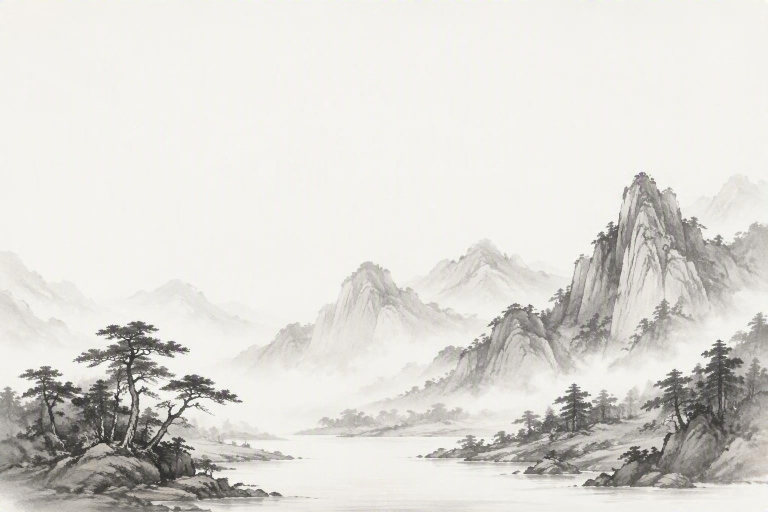
#> input picture weather-viewer/assets/sunny_source.png, 1536 x 1024 px (shown at 1/2 size)
$ python embed_weather_background.py
#> lines starting #> are read from the running program, lines starting #| are printed output that depends on the picture
"""Regenerate weather-viewer/src/weather_background_data_e1NNN.cpp for one model.

Pipeline per theme: LANCZOS upscale, Gaussian blur to melt the source into
continuous tone, unsharp mask to bring back edges, contrast auto-fix,
optional rotation or aspect-preserving crop, LANCZOS resize to the target
panel size, fade toward white so overlaid text stays legible, then
Floyd-Steinberg dither to the
model's target palette. Output is packed at the model's native bit depth
and dropped in a per-model PROGMEM cpp guarded with `#if RETERMINAL_MODEL`.

Each per-model file contains one payload array per supported theme plus a
pointer table `kThemeData[4]` indexed by the C++ `Theme` enum. On models
that only bundle the cloudy theme (E1003, E1004) every slot in the table
points at the sole cloudy payload, so the blitter can index by theme
unconditionally and callers can request any theme without a null check.

Regenerate a single model:
    python tools/embed_weather_background.py --model 1003
    python tools/embed_weather_background.py --model 1004
Regenerate everything:
    python tools/embed_weather_background.py --all
"""
from __future__ import annotations

import argparse
import os
from dataclasses import dataclass, replace
from pathlib import Path
from typing import Dict, List, Mapping, Tuple

from PIL import Image, ImageFilter, ImageOps

REPO = Path(__file__).resolve().parents[1]
ASSETS_DIR = REPO / "weather-viewer" / "assets"
OUT_DIR = REPO / "weather-viewer" / "src"

# Theme enum ordering. Matches Theme in weather_background.h - the pointer
# table emitted below is indexed directly by the enum value.
ALL_THEMES: Tuple[str, ...] = ("sunny", "cloudy", "rainy", "snowy")
CLOUDY_ONLY: Tuple[str, ...] = ("cloudy",)

# Fade the ink-wash toward white so headline text stays legible. 0.55 keeps
# ~45% of the original ink, plenty to still read as a landscape.
FADE_STRENGTH = 0.55
E1005_INK_DENSITY = 0.08
E1005_THEME_INK_DENSITY = {
    # Sunny has one concentrated dark mountain mass, so matching the other
    # themes' average ink makes it look much heavier on a one-bit panel.
    "sunny": 0.045,
}


@dataclass(frozen=True)
class ModelSpec:
    model: int
    panel_w: int       # panel size in pixels
    panel_h: int
    rotate_source: bool  # rotate the landscape artwork 90 degrees before resize
    bpp: int           # bits per pixel in the packed payload
    levels: int        # number of dither levels (2, 4, ...); must match bpp mask
    scale: int         # blitter upscale factor (1 = 1:1, 2 = nearest-neighbor 2x2)
    themes: Tuple[str, ...]  # themes bundled for this model, in any order
    out_file: str
    fade_strength: float = FADE_STRENGTH
    crop_to_panel: bool = False
    target_ink_density: float | None = None
    theme_ink_density: Mapping[str, float] | None = None

    @property
    def payload_w(self) -> int:
        return self.panel_w // self.scale

    @property
    def payload_h(self) -> int:
        return self.panel_h // self.scale

    @property
    def payload_bytes(self) -> int:
        return self.payload_w * self.payload_h * self.bpp // 8


MODELS: List[ModelSpec] = [
    # E1001 UC8179 4-gray landscape. All four themes fit comfortably.
    ModelSpec(1001, 800, 480, False, 2, 4, 1, ALL_THEMES,
              "weather_background_data_e1001.cpp"),
    # E1002 Spectra 6 landscape. 1bpp BW (Spectra 6 has no usable
    # intermediate grays for a gradient) - all four themes still small.
    ModelSpec(1002, 800, 480, False, 1, 2, 1, ALL_THEMES,
              "weather_background_data_e1002.cpp"),
    # E1003 16-gray 1872x1404. Quarter-res (scale=4, 468x351) 2bpp is
    # ~41 KB per theme, so all four fit in ~164 KB - same footprint as
    # the previous single-theme half-res payload.
    ModelSpec(1003, 1872, 1404, False, 2, 4, 4, ALL_THEMES,
              "weather_background_data_e1003.cpp"),
    # E1004 Spectra 6 1200x1600 portrait. Half-res (scale=2, 600x800)
    # 1bpp is ~60 KB per theme, so all four fit in ~240 KB - same
    # footprint as the previous single-theme full-res payload.
    ModelSpec(1004, 1200, 1600, True, 1, 2, 2, ALL_THEMES,
              "weather_background_data_e1004.cpp"),
    # E1005 SSD1677 monochrome portrait. Crop an upright 3:5 composition from
    # the landscape artwork instead of rotating the mountains on their side.
    # Normalize most themes to 8% average ink. Sunny uses less because its ink
    # is concentrated into a much darker-looking mountain mass.
    ModelSpec(1005, 480, 800, False, 1, 2, 1, ALL_THEMES,
              "weather_background_data_e1005.cpp", crop_to_panel=True,
              target_ink_density=E1005_INK_DENSITY,
              theme_ink_density=E1005_THEME_INK_DENSITY),
]


def refine(img: Image.Image, target_size: Tuple[int, int],
           fade_strength: float,
           target_ink_density: float | None = None) -> Image.Image:
    """Continuous-tone refinement + fade + resize into the target panel."""
#> called with target_size = (800, 480), fade_strength = 0.55
    w, h = img.size
#> w = 1536; h = 1024
    sup = img.resize((w * 2, h * 2), Image.LANCZOS)
    sup = sup.filter(ImageFilter.GaussianBlur(radius=1.6))
    sup = sup.filter(ImageFilter.UnsharpMask(radius=1.5, percent=45, threshold=3))
    sup = ImageOps.autocontrast(sup, cutoff=0.5)
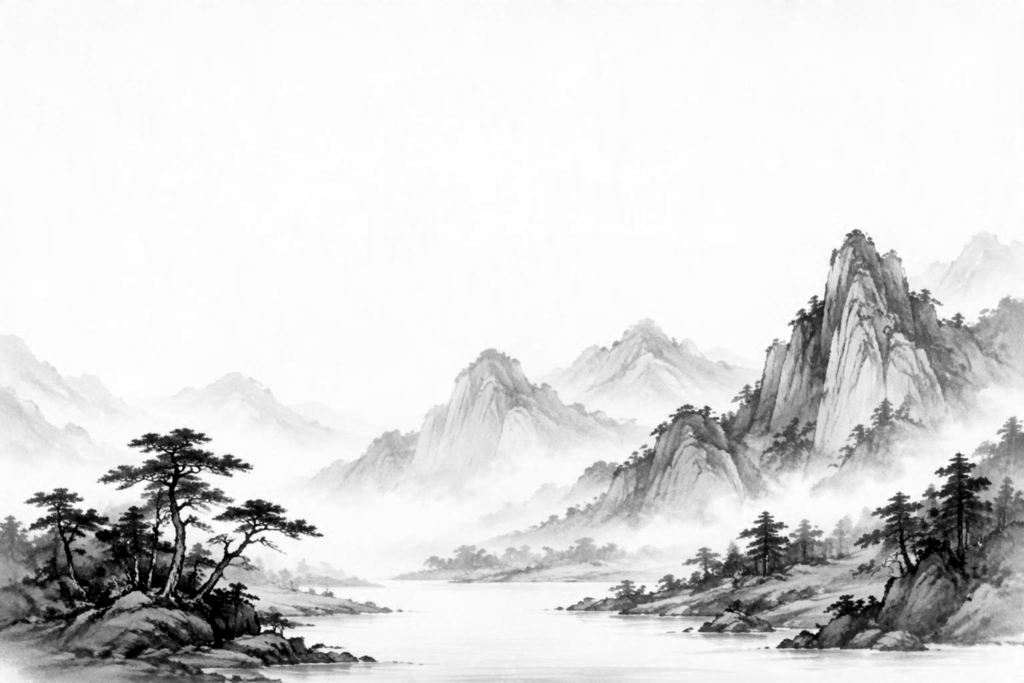
#> sup: PIL image 3072x2048 L (shown at 1/3 size); min 0, max 255, mean 218.6
    sup = sup.resize(target_size, Image.LANCZOS)
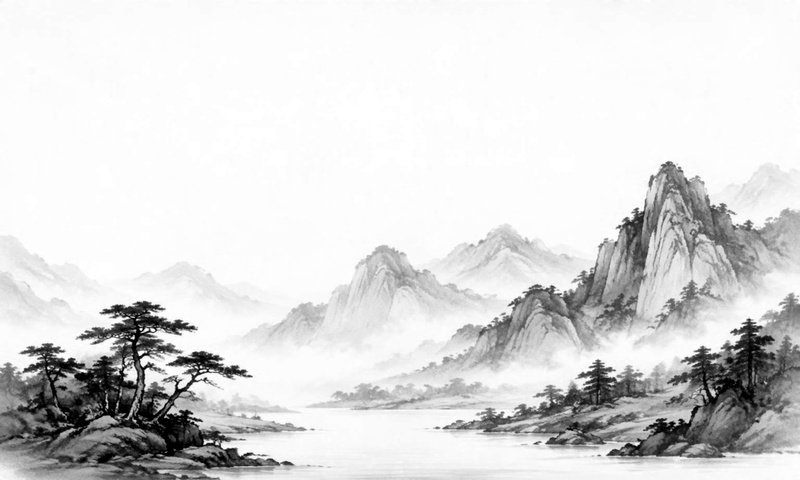
#> sup: PIL image 800x480 L; min 0, max 255, mean 218.6
    white = Image.new("L", sup.size, 255)
#> white: PIL image 800x480 L; every value is 255
    if target_ink_density is not None:
        assert 0.0 < target_ink_density < 1.0
        histogram = sup.histogram()
        mean = sum(level * count for level, count in enumerate(histogram))
        mean /= sup.width * sup.height
        target_mean = 255 * (1.0 - target_ink_density)
        if mean >= target_mean:
            return sup
        fade_strength = (target_mean - mean) / (255 - mean)
    return Image.blend(sup, white, fade_strength)
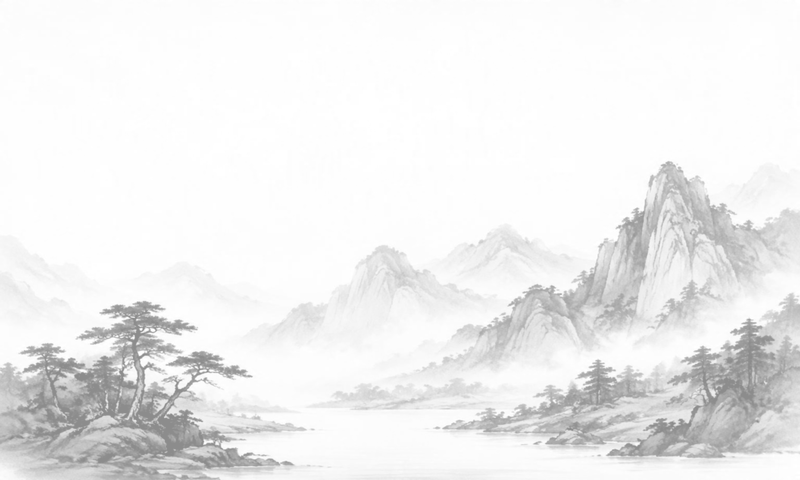
#> returned value: PIL image 800x480 L; min 140, max 255, mean 238.3


def dither_to_palette(refined: Image.Image, levels: int) -> Image.Image:
    """Floyd-Steinberg dither to `levels` evenly-spaced gray levels."""
#> called with levels = 4
    assert 2 <= levels <= 256
    palette_entries: List[int] = []
    for i in range(levels):
        v = round(i * 255 / (levels - 1)) if levels > 1 else 0
        palette_entries.extend([v, v, v])
    palette_entries += [0] * (256 * 3 - len(palette_entries))
    pal_img = Image.new("P", (1, 1))
    pal_img.putpalette(palette_entries)
    return refined.convert("RGB").quantize(
        colors=levels, palette=pal_img, dither=Image.FLOYDSTEINBERG
    )
#> returned value: PIL image 800x480 P


def crop_to_aspect(img: Image.Image,
                   target_size: Tuple[int, int]) -> Image.Image:
    """Center-crop without rotating or distorting the source composition."""
    target_w, target_h = target_size
    target_ratio = target_w / target_h
    source_ratio = img.width / img.height
    if source_ratio > target_ratio:
        crop_w = round(img.height * target_ratio)
        left = (img.width - crop_w) // 2
        return img.crop((left, 0, left + crop_w, img.height))
    if source_ratio < target_ratio:
        crop_h = round(img.width / target_ratio)
        top = (img.height - crop_h) // 2
        return img.crop((0, top, img.width, top + crop_h))
    return img


def pack(indexed: Image.Image, bpp: int) -> bytes:
    """Pack the indexed image MSB-first at `bpp` bits per pixel."""
#> called with bpp = 2
    w, h = indexed.size
#> w = 800; h = 480
    raw = list(indexed.getdata())
#> raw = 384000 items
    assert len(raw) == w * h
    pixels_per_byte = 8 // bpp
    assert w % pixels_per_byte == 0, (
        f"width {w} not a multiple of {pixels_per_byte} - refusing to pack {bpp}bpp"
    )
    mask = (1 << bpp) - 1
    out = bytearray(w * h * bpp // 8)
    idx = 0
    for i in range(0, w * h, pixels_per_byte):
        byte = 0
        for j in range(pixels_per_byte):
            shift = (pixels_per_byte - 1 - j) * bpp
            byte |= (raw[i + j] & mask) << shift
        out[idx] = byte
        idx += 1
#> after the loop, idx = 96000
    return bytes(out)


def emit_cpp(spec: ModelSpec, payloads: Dict[str, bytes], out_path: Path,
             landscape_spec: ModelSpec | None = None,
             landscape_payloads: Dict[str, bytes] | None = None) -> None:
    """Emit one .cpp per model containing every bundled theme + a pointer
    table indexed by the Theme enum.

    ``payloads`` maps theme name -> packed bytes for that theme. All bundled
    themes share the same payload size (driven by the ModelSpec), so we can
    expose a single ``kThemeDataLen`` at the top of the file.
    """
    themes_present = list(payloads.keys())
#> themes_present = ['sunny', 'cloudy', 'rainy', 'snowy']
    payload_len = len(next(iter(payloads.values())))
#> payload_len = 96000
    # Sanity: all payloads for one model are the same shape.
    assert all(len(p) == payload_len for p in payloads.values()), \
        "theme payloads for one model must be same length"

    # Fallback for slots in kThemeData[] we don't have a dedicated payload
    # for: prefer 'cloudy' when available (it reads as neutral), else the
    # first bundled theme.
    fallback_theme = "cloudy" if "cloudy" in payloads else themes_present[0]
#> fallback_theme = 'cloudy'

    lines = [
        f"// AUTO-GENERATED - weather background(s) for reTerminal E{spec.model}.",
        f"// Panel {spec.panel_w}x{spec.panel_h}"
        f" ({'portrait' if spec.panel_h > spec.panel_w else 'landscape'}),"
        f" {len(themes_present)} theme(s), each"
        f" {spec.payload_w}x{spec.payload_h}"
        f" @ {spec.bpp}bpp x{spec.scale} nearest-neighbor upscale"
        f" ({spec.levels} gray levels).",
    ]
    if landscape_spec is not None and landscape_payloads is not None:
        lines.append(
            f"// Also bundles {landscape_spec.payload_w}x"
            f"{landscape_spec.payload_h} native landscape variants.")
    lines.extend([
        "// See tools/embed_weather_background.py to regenerate.",
        "",
        f"#if defined(RETERMINAL_MODEL) && RETERMINAL_MODEL == {spec.model}",
        "",
        "#include <pgmspace.h>",
        "#include <stdint.h>",
        "#include <stddef.h>",
        "",
        "namespace weather_background {",
        "",
        f"extern const uint16_t kWidth = {spec.payload_w};",
        f"extern const uint16_t kHeight = {spec.payload_h};",
        f"extern const uint8_t  kBitsPerPixel = {spec.bpp};",
        f"extern const uint8_t  kLevels = {spec.levels};",
        f"extern const uint8_t  kScale = {spec.scale};",
        f"extern const uint8_t  kThemeCount = {len(themes_present)};",
        f"extern const size_t   kThemeDataLen = {payload_len};",
        "",
    ])
    if landscape_spec is not None and landscape_payloads is not None:
        lines.extend([
            f"extern const uint16_t kLandscapeWidth = "
            f"{landscape_spec.payload_w};",
            f"extern const uint16_t kLandscapeHeight = "
            f"{landscape_spec.payload_h};",
            f"extern const size_t kLandscapeThemeDataLen = "
            f"{len(next(iter(landscape_payloads.values())))};",
            "",
        ])
    # One PROGMEM array per bundled theme. Emitted with file-scope linkage
    # so callers only reach the payloads via the kThemeData[] table below.
    for theme, payload in payloads.items():
        cap = theme.capitalize()
        lines.append(f"static const uint8_t k{cap}[] PROGMEM = {{")
        for i in range(0, len(payload), 16):
            chunk = payload[i:i + 16]
            lines.append("  " + ", ".join(f"0x{b:02x}" for b in chunk) + ",")
        lines.append("};")
        lines.append("")
#> this loop made 4 passes
#> after the loop, lines = 24032 items

    # Pointer table indexed by the Theme enum. Themes we didn't bundle
    # redirect to the fallback so callers never see a null slot.
    entries = []
    for t in ALL_THEMES:
        name = t if t in payloads else fallback_theme
        entries.append(f"k{name.capitalize()}")
#> this loop made 4 passes
#> after the loop, entries = ['kSunny', 'kCloudy', 'kRainy', 'kSnowy']
    lines.append(
        f"extern const uint8_t* const kThemeData[{len(ALL_THEMES)}] = "
        f"{{ {', '.join(entries)} }};"
    )
    lines.append("")
    if landscape_spec is not None and landscape_payloads is not None:
        for theme, payload in landscape_payloads.items():
            cap = theme.capitalize()
            lines.append(
                f"static const uint8_t kLandscape{cap}[] PROGMEM = {{")
            for i in range(0, len(payload), 16):
                chunk = payload[i:i + 16]
                lines.append(
                    "  " + ", ".join(f"0x{b:02x}" for b in chunk) + ",")
            lines.append("};")
            lines.append("")
        landscape_entries = [
            f"kLandscape{(t if t in landscape_payloads else fallback_theme).capitalize()}"
            for t in ALL_THEMES
        ]
        lines.append(
            "extern const uint8_t* const "
            f"kLandscapeThemeData[{len(ALL_THEMES)}] = "
            f"{{ {', '.join(landscape_entries)} }};"
        )
        lines.append("")
    lines.append("}  // namespace weather_background")
    lines.append("")
    lines.append(f"#endif  // RETERMINAL_MODEL == {spec.model}")
    lines.append("")
    out_path.write_text("\n".join(lines), encoding="utf-8", newline="\n")


def render_theme(spec: ModelSpec, theme: str, assets_dir: Path) -> bytes:
    """Refine + dither + pack the source PNG for one theme."""
    src = assets_dir / f"{theme}_source.png"
    img = Image.open(src).convert("L")
    if spec.rotate_source:
        # Our source PNGs are landscape 3:2 ink-wash mountain scenes.
        # Rotate so the mountains occupy the bottom of the portrait frame
        # before we resize to the panel dimensions.
        img = img.rotate(90, expand=True, resample=Image.BICUBIC)
    if spec.crop_to_panel:
        img = crop_to_aspect(img, (spec.payload_w, spec.payload_h))
    target_ink_density = spec.target_ink_density
    if spec.theme_ink_density is not None:
        target_ink_density = spec.theme_ink_density.get(
            theme, target_ink_density)
    refined = refine(img, (spec.payload_w, spec.payload_h),
                     spec.fade_strength, target_ink_density)
    indexed = dither_to_palette(refined, spec.levels)
    return pack(indexed, spec.bpp)


def render_for(spec: ModelSpec, assets_dir: Path) -> Path:
    payloads: Dict[str, bytes] = {}
    for theme in spec.themes:
        payloads[theme] = render_theme(spec, theme, assets_dir)
    out_path = OUT_DIR / spec.out_file
    landscape_spec = None
    landscape_payloads = None
    if spec.model == 1005:
        landscape_spec = replace(spec, panel_w=800, panel_h=480,
                                 crop_to_panel=False)
        landscape_payloads = {
            theme: render_theme(landscape_spec, theme, assets_dir)
            for theme in landscape_spec.themes
        }
    emit_cpp(spec, payloads, out_path, landscape_spec, landscape_payloads)
    return out_path


def main() -> None:
    parser = argparse.ArgumentParser(description=__doc__)
    parser.add_argument("--assets-dir", type=Path, default=ASSETS_DIR,
                        help="Directory holding <theme>_source.png files.")
    parser.add_argument("--model", type=int, choices=[m.model for m in MODELS])
    parser.add_argument("--all", action="store_true",
                        help="Regenerate all five models.")
    args = parser.parse_args()

    if not args.model and not args.all:
        args.all = True

    specs = MODELS if args.all else [m for m in MODELS if m.model == args.model]
    for spec in specs:
        out_path = render_for(spec, args.assets_dir)
        size = os.path.getsize(out_path)
#> size = 2352989
        orientation_count = 2 if spec.model == 1005 else 1
        print(
            f"E{spec.model}: wrote {out_path.name} "
            f"({size:>8d} B source, {orientation_count} orientation(s) x "
            f"{len(spec.themes)} theme(s) x {spec.payload_bytes:>7d} B payload)"
        )
#| E1001: wrote weather_background_data_e1001.cpp ( 2352989 B source, 1 orientation(s) x 4 theme(s) x   96000 B payload)


if __name__ == "__main__":
    main()
